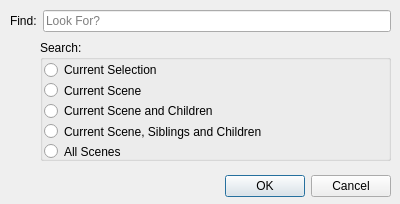
<?xml version="1.0" encoding="UTF-8"?>
<ui version="4.0">
 <class>FindDialog</class>
 <widget class="QDialog" name="FindDialog">
  <property name="geometry">
   <rect>
    <x>0</x>
    <y>0</y>
    <width>400</width>
    <height>204</height>
   </rect>
  </property>
  <property name="windowTitle">
   <string>Search</string>
  </property>
  <property name="modal">
   <bool>true</bool>
  </property>
  <widget class="QDialogButtonBox" name="buttonBox">
   <property name="geometry">
    <rect>
     <x>50</x>
     <y>170</y>
     <width>341</width>
     <height>32</height>
    </rect>
   </property>
   <property name="orientation">
    <enum>Qt::Horizontal</enum>
   </property>
   <property name="standardButtons">
    <set>QDialogButtonBox::Cancel|QDialogButtonBox::Ok</set>
   </property>
  </widget>
  <widget class="QWidget" name="formLayoutWidget">
   <property name="geometry">
    <rect>
     <x>10</x>
     <y>10</y>
     <width>381</width>
     <height>31</height>
    </rect>
   </property>
   <layout class="QFormLayout" name="formLayout">
    <item row="0" column="0">
     <widget class="QLabel" name="label">
      <property name="text">
       <string>Find:</string>
      </property>
     </widget>
    </item>
    <item row="0" column="1">
     <widget class="QLineEdit" name="lineEdit">
      <property name="placeholderText">
       <string>Look For?</string>
      </property>
     </widget>
    </item>
   </layout>
  </widget>
  <widget class="QGroupBox" name="groupBox">
   <property name="geometry">
    <rect>
     <x>40</x>
     <y>40</y>
     <width>351</width>
     <height>121</height>
    </rect>
   </property>
   <property name="title">
    <string>Search:</string>
   </property>
   <widget class="QWidget" name="verticalLayoutWidget">
    <property name="geometry">
     <rect>
      <x>-1</x>
      <y>20</y>
      <width>351</width>
      <height>101</height>
     </rect>
    </property>
    <layout class="QVBoxLayout" name="verticalLayout">
     <property name="spacing">
      <number>1</number>
     </property>
     <property name="leftMargin">
      <number>5</number>
     </property>
     <item>
      <widget class="QRadioButton" name="selectionRadioButton">
       <property name="text">
        <string>Current Selection</string>
       </property>
      </widget>
     </item>
     <item>
      <widget class="QRadioButton" name="sceneRadioButton">
       <property name="text">
        <string>Current Scene</string>
       </property>
      </widget>
     </item>
     <item>
      <widget class="QRadioButton" name="childrenRadioButton">
       <property name="text">
        <string>Current Scene and Children</string>
       </property>
      </widget>
     </item>
     <item>
      <widget class="QRadioButton" name="siblingsRadioButton">
       <property name="text">
        <string>Current Scene, Siblings and Children</string>
       </property>
      </widget>
     </item>
     <item>
      <widget class="QRadioButton" name="bookRadioButton">
       <property name="text">
        <string>All Scenes</string>
       </property>
      </widget>
     </item>
    </layout>
   </widget>
  </widget>
 </widget>
 <resources/>
 <connections>
  <connection>
   <sender>buttonBox</sender>
   <signal>accepted()</signal>
   <receiver>FindDialog</receiver>
   <slot>accept()</slot>
   <hints>
    <hint type="sourcelabel">
     <x>248</x>
     <y>254</y>
    </hint>
    <hint type="destinationlabel">
     <x>157</x>
     <y>274</y>
    </hint>
   </hints>
  </connection>
  <connection>
   <sender>buttonBox</sender>
   <signal>rejected()</signal>
   <receiver>FindDialog</receiver>
   <slot>reject()</slot>
   <hints>
    <hint type="sourcelabel">
     <x>316</x>
     <y>260</y>
    </hint>
    <hint type="destinationlabel">
     <x>286</x>
     <y>274</y>
    </hint>
   </hints>
  </connection>
 </connections>
</ui>
